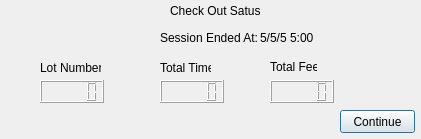
<?xml version="1.0" encoding="UTF-8"?>
<ui version="4.0">
 <class>thirdDialog</class>
 <widget class="QDialog" name="thirdDialog">
  <property name="geometry">
   <rect>
    <x>0</x>
    <y>0</y>
    <width>421</width>
    <height>139</height>
   </rect>
  </property>
  <property name="windowTitle">
   <string>Dialog</string>
  </property>
  <widget class="QLabel" name="label">
   <property name="geometry">
    <rect>
     <x>170</x>
     <y>0</y>
     <width>91</width>
     <height>21</height>
    </rect>
   </property>
   <property name="text">
    <string>Check Out Satus</string>
   </property>
  </widget>
  <widget class="QLabel" name="label_2">
   <property name="geometry">
    <rect>
     <x>160</x>
     <y>30</y>
     <width>161</width>
     <height>16</height>
    </rect>
   </property>
   <property name="text">
    <string>Session Ended At: </string>
   </property>
  </widget>
  <widget class="QLCDNumber" name="lcdNumber">
   <property name="geometry">
    <rect>
     <x>40</x>
     <y>80</y>
     <width>64</width>
     <height>23</height>
    </rect>
   </property>
  </widget>
  <widget class="QLabel" name="label_3">
   <property name="geometry">
    <rect>
     <x>40</x>
     <y>60</y>
     <width>61</width>
     <height>16</height>
    </rect>
   </property>
   <property name="text">
    <string>Lot Number</string>
   </property>
  </widget>
  <widget class="QLCDNumber" name="lcdNumber_2">
   <property name="geometry">
    <rect>
     <x>160</x>
     <y>80</y>
     <width>64</width>
     <height>23</height>
    </rect>
   </property>
  </widget>
  <widget class="QLCDNumber" name="lcdNumber_3">
   <property name="geometry">
    <rect>
     <x>270</x>
     <y>80</y>
     <width>64</width>
     <height>23</height>
    </rect>
   </property>
  </widget>
  <widget class="QLabel" name="label_4">
   <property name="geometry">
    <rect>
     <x>160</x>
     <y>60</y>
     <width>51</width>
     <height>16</height>
    </rect>
   </property>
   <property name="text">
    <string>Total Time</string>
   </property>
  </widget>
  <widget class="QLabel" name="label_5">
   <property name="geometry">
    <rect>
     <x>270</x>
     <y>60</y>
     <width>47</width>
     <height>13</height>
    </rect>
   </property>
   <property name="text">
    <string>Total Fee</string>
   </property>
  </widget>
  <widget class="QLabel" name="label_6">
   <property name="geometry">
    <rect>
     <x>260</x>
     <y>30</y>
     <width>81</width>
     <height>16</height>
    </rect>
   </property>
   <property name="text">
    <string>5/5/5 5:00</string>
   </property>
  </widget>
  <widget class="QPushButton" name="pushButton">
   <property name="geometry">
    <rect>
     <x>340</x>
     <y>110</y>
     <width>75</width>
     <height>23</height>
    </rect>
   </property>
   <property name="text">
    <string>Continue</string>
   </property>
  </widget>
 </widget>
 <resources/>
 <connections/>
</ui>
